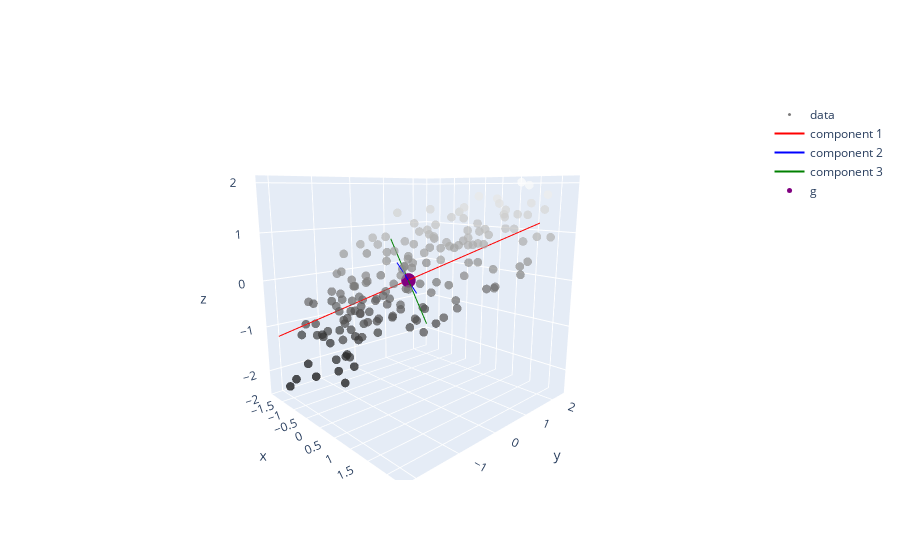

Notebook code for this chart:
### Code cell
x,y,z=normalized["math"],normalized["science"],normalized["literature"]
fig = go.Figure(
    data=[
        go.Scatter3d(
            name = "data",
        x=x, y=y, z=z,
        mode='markers',
        marker=dict(
            size=3,
            color=z,
            colorscale='gray',  
            opacity=0.7
            )
        )
    ]
)
colors=["red","blue","green"]
for i in range(3):
  fig.add_trace(go.Scatter3d(name=f"component {i+1}",x=[-3/(i+1)*eigen_vec[i][0],3/(i+1)*eigen_vec[i][0]],y=[-3/(i+1)*eigen_vec[i][1],3/(i+1)*eigen_vec[i][1]],z=[-3/(i+1)*eigen_vec[i][2],3/(i+1)*eigen_vec[i][2]],mode='lines',line=dict(color=colors[i])))

fig.add_trace(go.Scatter3d(name="g",x=[0],y=[0],z=[0],mode='markers',marker=dict(size=5,color="purple")))
fig.show()

### Figure 1 — Plotly figure (JSON) as saved in the notebook; plotly's stock layout.template omitted (floating-point values rounded to 4 significant figures; data arrays with more than 128 entries replaced by an {"elided": "..."} marker saying what was removed)
{"data": [{"marker": {"color": {"elided": "166 float values"}, "colorscale": [[0, "rgb(0, 0, 0)"], [0.09091, "rgb(16, 16, 16)"], [0.1818, "rgb(38, 38, 38)"], [0.2727, "rgb(59, 59, 59)"], [0.3636, "rgb(81, 80, 80)"], [0.4545, "rgb(102, 101, 101)"], [0.5455, "rgb(124, 123, 122)"], [0.6364, "rgb(146, 146, 145)"], [0.7273, "rgb(171, 171, 170)"], [0.8182, "rgb(197, 197, 195)"], [0.9091, "rgb(224, 224, 223)"], [1, "rgb(254, 254, 253)"]], "opacity": 0.7, "size": 3}, "mode": "markers", "name": "data", "type": "scatter3d", "x": {"elided": "166 float values"}, "y": {"elided": "166 float values"}, "z": {"elided": "166 float values"}}, {"line": {"color": "red"}, "mode": "lines", "name": "component 1", "type": "scatter3d", "x": [1.758, -1.758], "y": [2.124, -2.124], "z": [1.182, -1.182]}, {"line": {"color": "blue"}, "mode": "lines", "name": "component 2", "type": "scatter3d", "x": [0.8789, -0.8789], "y": [-1.059, 1.059], "z": [0.5961, -0.5961]}, {"line": {"color": "green"}, "mode": "lines", "name": "component 3", "type": "scatter3d", "x": [0.5597, -0.5597], "y": [-0.001999, 0.001999], "z": [-0.8287, 0.8287]}, {"marker": {"color": "purple", "size": 5}, "mode": "markers", "name": "g", "type": "scatter3d", "x": [0], "y": [0], "z": [0]}], "layout": {"autosize": true, "scene": {"aspectmode": "auto", "aspectratio": {"x": 0.9541, "y": 1.031, "z": 1.017}, "camera": {"center": {"x": 0, "y": 0, "z": 0}, "eye": {"x": 1.49, "y": -1.4, "z": 0.454}, "projection": {"type": "perspective"}, "up": {"x": 0, "y": 0, "z": 1}}}}}
